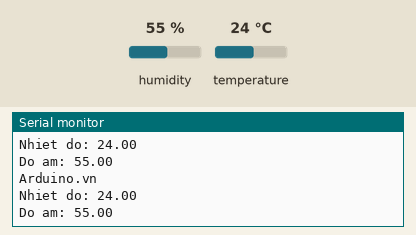
Simulated run of this sketch. Board: Arduino Uno, built with avr-gcc and run on an emulated ATmega328P. Parts: the last lines printed to the serial monitor. Wiring (inferred from the names in the program): DHT11 sensor: data pin 4. The test bench sets the inputs (shaded band); at power-on: humidity 55 %, temperature 24 °C.

Above: at 6.5 s.
6.6 s: humidity set to 22 %
At 12.0 s:
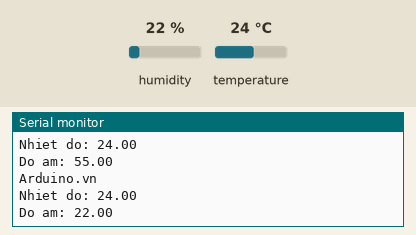
12.9 s: temperature set to 12 °C
At 18.3 s:
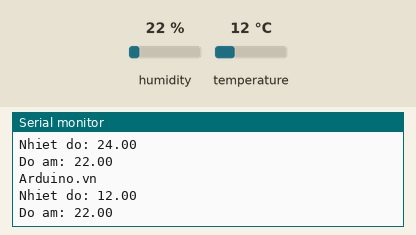
19.2 s: humidity set to 40 %
At 23.5 s:
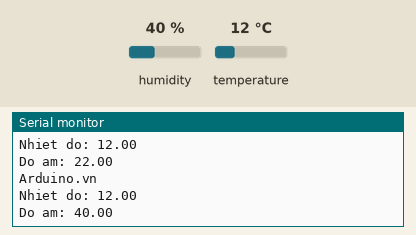
Timing chart, 0 to 25.0 s (numbered marks = the images above; inputs shaded):
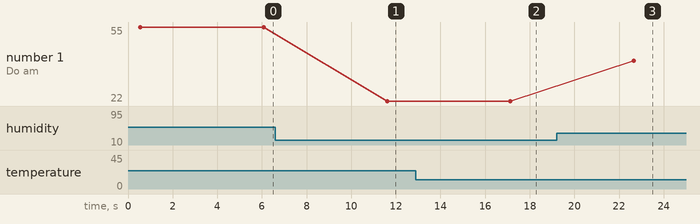

The sketch:

3.DHT11.ino
```cpp
#include<DHT.h>
const int pinDHT = 4; //Đọc dữ liệu từ DHT11 ở chân 2 trên mạch Arduino
const int DHTTYPE = DHT11; //Khai báo loại cảm biến, có 2 loại là DHT11 và DHT22
DHT dht(pinDHT, DHTTYPE);
void setup() {
 Serial.begin(9600);
 dht.begin(); // Khởi động cảm biến
}
void loop() {
 float h = dht.readHumidity(); //Đọc độ ẩm
 float t = dht.readTemperature(); //Đọc nhiệt độ
 Serial.println("Arduino.vn");
 Serial.print("Nhiet do: ");
 Serial.println(t); //Xuất nhiệt độ
 Serial.print("Do am: ");
 Serial.println(h); //Xuất độ ẩm
 delay(5000); //Xuống hàng
 }
```

Measured:
- after the input at 6.6 s, the serial monitor: prints a new line after 5.0 s (image 1)
- after the input at 12.9 s, the serial monitor: prints a new line after 4.2 s (image 2)
- after the input at 19.2 s, the serial monitor: prints a new line after 3.5 s (image 3)
- plotted number 1: 55 → 22 after the input at 6.6 s, 22 → 40 after the input at 19.2 s
